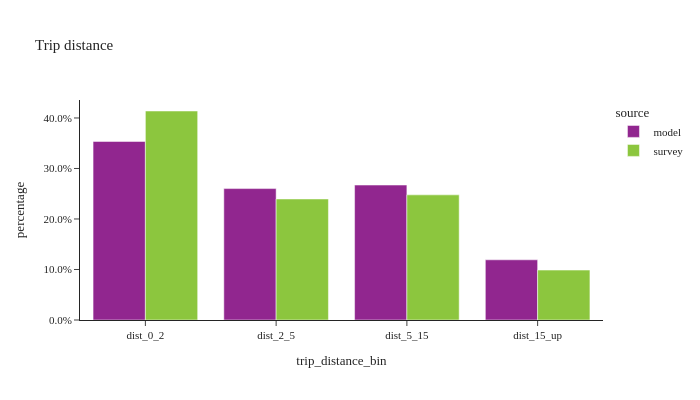

Source (notebook cell):
### Code cell
util.plot_share_barchart(trip_data, 'trip_weight', 'trip_distance_bin', title="Trip distance")

### Figure 1 — Plotly figure (JSON) as saved in the notebook; plotly's stock layout.template omitted (floating-point values rounded to 4 significant figures)
{"data": [{"alignmentgroup": "True", "customdata": [[4445000.0, 4445000.0], [3271000.0, 3271000.0], [3359000.0, 3359000.0], [1498000.0, 1498000.0]], "hovertemplate": "source=model<br>trip_distance_bin=%{x}<br>percentage=%{y}<br>weighted_sum=%{customdata[0]}<br>sample_size=%{customdata[1]}<extra></extra>", "legendgroup": "model", "marker": {"color": "#91268F", "pattern": {"shape": ""}}, "name": "model", "offsetgroup": "model", "orientation": "v", "showlegend": true, "textposition": "auto", "type": "bar", "x": ["dist_0_2", "dist_2_5", "dist_5_15", "dist_15_up"], "xaxis": "x", "y": [0.3535, 0.2602, 0.2672, 0.1192], "yaxis": "y"}, {"alignmentgroup": "True", "customdata": [[4819000.0, 13670.0], [2791000.0, 6720.0], [2885000.0, 5820.0], [1151000.0, 2047.0]], "hovertemplate": "source=survey<br>trip_distance_bin=%{x}<br>percentage=%{y}<br>weighted_sum=%{customdata[0]}<br>sample_size=%{customdata[1]}<extra></extra>", "legendgroup": "survey", "marker": {"color": "#8CC63E", "pattern": {"shape": ""}}, "name": "survey", "offsetgroup": "survey", "orientation": "v", "showlegend": true, "textposition": "auto", "type": "bar", "x": ["dist_0_2", "dist_2_5", "dist_5_15", "dist_15_up"], "xaxis": "x", "y": [0.4138, 0.2396, 0.2478, 0.09882], "yaxis": "y"}], "layout": {"barmode": "group", "height": 400, "legend": {"title": {"text": "source"}, "tracegroupgap": 0}, "title": {"text": "Trip distance"}, "width": 700, "xaxis": {"anchor": "y", "domain": [0.0, 1.0], "title": {"text": "trip_distance_bin"}}, "yaxis": {"anchor": "x", "domain": [0.0, 1.0], "tickformat": ".1%", "title": {"text": "percentage"}}}}
